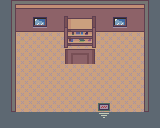

Below is a game level as drawn by its tile map, then a one-line description and the .tmx that defines it (tile-layer data replaced by summaries):
An orthogonal 10x8 tile map with 16x16 px tiles, 2 tile layers (Tile Layer 1, Tile Layer 2), 3 tilesets and 7 objects (NPC, Door).

<map version="1.9" tiledversion="1.9.0" orientation="orthogonal" renderorder="right-down" width="10" height="8" tilewidth="16" tileheight="16" infinite="0" backgroundcolor="#e1f5fe" nextlayerid="13" nextobjectid="86">
 <properties>
  <property name="disable-minimap" type="bool" value="true" />
  <property name="milla" value="(dialog '((&quot;/milla_angry&quot; &quot;I hate product placements.&quot;)))" />
 </properties>
 <tileset firstgid="1" source="../tilesets/npc_common.tsx" />
 <tileset firstgid="53" source="../tilesets/outdoor-1.tsx" />
 <tileset firstgid="181" source="../tilesets/indoor.tsx" />
 <layer id="1" name="Tile Layer 1" width="10" height="8">
  <data>[80 cells, 80 non-empty, 12 distinct tile ids]</data>
 </layer>
 <objectgroup id="10" name="npcs">
  <object id="71" class="NPC" gid="8" x="96" y="80" width="16" height="16">
   <properties>
    <property name="action">(begin
  (set-orientation 3)
  (dialog '(("They are playing Quinb! It looks like they are having a lot of fun!"))))</property>
   </properties>
  </object>
  <object id="80" gid="15" x="48" y="80" width="16" height="16">
   <properties>
    <property name="action">(begin
  (set-orientation 2)
  (dialog '(("/" "Sorry, I have to stay focused."))))</property>
   </properties>
  </object>
  <object id="81" gid="19" x="48" y="64" width="16" height="16">
   <properties>
    <property name="action">(begin
  (set-orientation 2)
  (dialog '(("/" "I love Quinb!"))))</property>
   </properties>
  </object>
  <object id="82" gid="24" x="96" y="64" width="16" height="16">
   <properties>
    <property name="action">(begin
  (set-orientation 3)
  (dialog '(("/" "I always lose, but this time it's going better than usual."))))</property>
   </properties>
  </object>
 </objectgroup>
 <layer id="6" name="Tile Layer 2" width="10" height="8">
  <data>[80 cells, 7 non-empty, 7 distinct tile ids]</data>
 </layer>
 <objectgroup id="9" name="items">
  <object id="84" gid="199" x="64" y="80" width="16" height="16">
   <properties>
    <property name="action" value="(dialog '((&quot;They are playing Quinb!&quot;)))" />
   </properties>
  </object>
  <object id="85" gid="200" x="80" y="80" width="16" height="16">
   <properties>
    <property name="action" value="(dialog '((&quot;They are playing Quinb!&quot;)))" />
   </properties>
  </object>
 </objectgroup>
 <objectgroup id="2" name="spawn points">
  <object id="70" class="Door" x="96" y="96" width="16" height="16">
   <properties>
    <property name="mainDoor" type="bool" value="true" />
    <property name="orientation" type="int" value="1" />
    <property name="roomId" value="21" />
   </properties>
  </object>
 </objectgroup>
</map>
